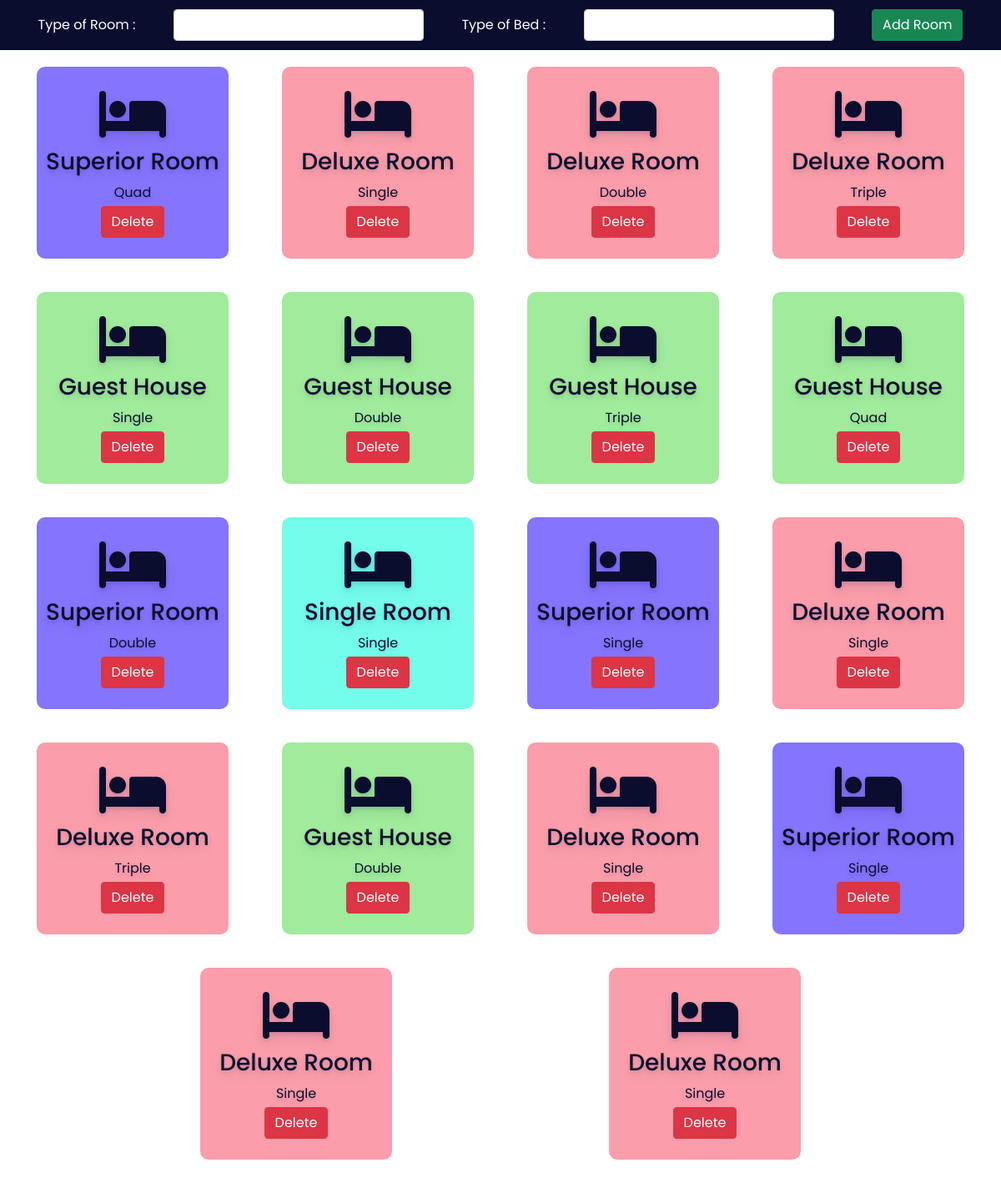
/admin/room.php, run on the app's committed database.
### tables this page shows
CREATE TABLE `room` (
  `id` int(30) NOT NULL,
  `type` varchar(50) NOT NULL,
  `bedding` varchar(50) NOT NULL
);

### admin/room.php (the view, shortened to what this page needs)
<?php
    include("../config.php");
?>
<!DOCTYPE html>
<html lang="en">
<head>
    <link rel="stylesheet" href="./css/room.css">
    <link rel="stylesheet" href="https://cdnjs.cloudflare.com/ajax/libs/font-awesome/6.2.0/css/all.min.css"/>
    <link href="https://cdn.jsdelivr.net/npm/bootstrap@5.0.2/dist/css/bootstrap.min.css" rel="stylesheet">
</head>
<body>
<div class="addroomsection">
        <form action="" method="post">
            <label for="troom">Type of Room :</label>
            <select name="troom" class="form-control">
                <option value selected></option>
                <option value="Superior Room">SUPERIOR ROOM</option>
            </select>
            <label for="bed">Type of Bed :</label>
            <select name="bed" class="form-control">
                <option value selected></option>
                <option value="Single">Single</option>
            </select>
            <button type="submit" class="btn btn-success" name="addroom">Add Room</button>
        </form>
    </div>
    <div class="room">
        <?php
            $sql = "SELECT * FROM room";
            $result = mysqli_query($conn, $sql);
        ?>
        <?php
        while($row = mysqli_fetch_array($result)){
            $id = $row["type"];
            if($id == "Superior Room"){
                echo "<div class='roombox roomboxsuperior'>
						<div class='text-center no-boder'>
                            <i class='fa-solid fa-bed fa-4x mb-2'></i>
							<h3>" . $row['type'] . "</h3>
                            <div class='mb-1'>" . $row['bedding'] . "</div>
                            <a href='roomdelete.php?id=". $row['id'] ."'><button class='btn btn-danger'>Delete</button></a>
						</div>
                    </div>";
        }else if($id == "Deluxe Room"){
            echo "<div class='roombox roomboxdelux'>
						<div class='text-center no-boder'>
                            <i class='fa-solid fa-bed fa-4x mb-2'></i>
							<h3>" . $row['type'] . "</h3>
                            <div class='mb-1'>" . $row['bedding'] . "</div>
                            <a href='roomdelete.php?id=". $row['id'] ."'><button class='btn btn-danger'>Delete</button></a>
						</div>
                    </div>";
    }else if($id == "Guest House"){
        echo "<div class='roombox roomboxguest'>
						<div class='text-center no-boder'>
                            <i class='fa-solid fa-bed fa-4x mb-2'></i>
							<h3>" . $row['type'] . "</h3>
                            <div class='mb-1'>" . $row['bedding'] . "</div>
                            <a href='roomdelete.php?id=". $row['id'] ."'><button class='btn btn-danger'>Delete</button></a>
						</div>
                    </div>";
    }else if($id == "Single Room"){
        echo "<div class='roombox roomboxsingle'>
						<div class='text-center no-boder'>
                            <i class='fa-solid fa-bed fa-4x mb-2'></i>
							<h3>" . $row['type'] . "</h3>
                            <div class='mb-1'>" . $row['bedding'] . "</div>
                            <a href='roomdelete.php?id=". $row['id'] ."'><button class='btn btn-danger'>Delete</button></a>
						</div>
                    </div>";
    }
}
        ?>
    </div>
</body>
</html>

### admin/css/room.css (style rules this page uses)
:root { --bg-text-shadow: 0 2px 4px rgb(13 0 77 / 8%), 0 3px 6px rgb(13 0 77 / 8%), 0 8px 16px rgb(13 0 77 / 8%); --bg-box-shadow: 0px 0px 20px 6px rgba(8, 8, 15, 0.31); }
* { margin: 0; padding: 0; font-family: 'Poppins', sans-serif; }
.addroomsection { height: 60px; width: 100%; background-color: #0a0d2d; position:fixed; z-index: 100; }
.addroomsection form { height: 100%; display: flex; justify-content: space-evenly; align-items: center; }
.addroomsection form label { color: white; }
.addroomsection form select { width: 300px; }
.room { display: flex; position: relative; top: 60px; height: 85vh; overflow-y: scroll; justify-content: space-evenly; flex-wrap: wrap; }
.roombox { height: 230px; width: 230px; margin: 20px; display: flex; flex-direction: column; justify-content: center; color: #0a0d2d; text-shadow: var(--bg-text-shadow); border-radius: 10px; }
.roomboxsuperior { background-color:#2407fc8e; }
.roomboxdelux { background-color:#fa8393c8; }
.roomboxguest { background-color:#19cf1069; }
.roomboxsingle { background-color:#07fcdb8e; }

### data on the page
room: type "Superior Room", bedding "Quad"
room: type "Deluxe Room", bedding "Single"
room: type "Deluxe Room", bedding "Double"
room: type "Deluxe Room", bedding "Triple"
room: type "Guest House", bedding "Single"
room: type "Guest House", bedding "Double"
room: type "Guest House", bedding "Triple"
room: type "Guest House", bedding "Quad"
room: type "Superior Room", bedding "Double"
room: type "Single Room", bedding "Single"
room: type "Superior Room", bedding "Single"
room: type "Deluxe Room", bedding "Single"
room: type "Deluxe Room", bedding "Triple"
room: type "Guest House", bedding "Double"
room: type "Deluxe Room", bedding "Single"
room: type "Superior Room", bedding "Single"
room: type "Deluxe Room", bedding "Single"
room: type "Deluxe Room", bedding "Single"
